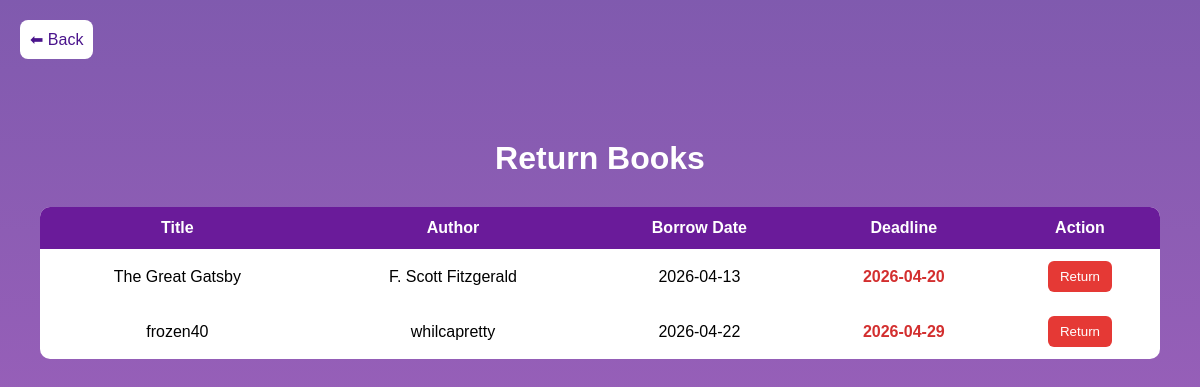
The app's page /student/return_book.php (signed in) with its own data.
### tables this page shows
CREATE TABLE `borrowed_books` (
  `id` int(11) NOT NULL,
  `username` varchar(50) NOT NULL,
  `student_name` varchar(100) NOT NULL,
  `book_title` varchar(255) NOT NULL,
  `author` varchar(255) DEFAULT NULL,
  `borrow_date` date NOT NULL DEFAULT curdate(),
  `return_date` date DEFAULT NULL,
  `status` varchar(20) NOT NULL DEFAULT 'borrowed',
  `due_date` date DEFAULT NULL
);

CREATE TABLE `books` (
  `id` int(11) NOT NULL,
  `title` varchar(100) DEFAULT NULL,
  `author` varchar(100) DEFAULT NULL,
  `quantity` int(11) DEFAULT NULL
);

### student/return_book.php (the view, shortened to what this page needs)
<?php
include("../db.php");
$username = $_SESSION['username'];
$query = "SELECT bb.id, bb.book_title, b.author, bb.borrow_date, bb.status
          FROM borrowed_books bb
          JOIN books b ON bb.book_title = b.title
          WHERE bb.username='$username'";
$result = mysqli_query($conn, $query);
?>
<!DOCTYPE html>
<html lang="en">
<head>
</head>
<body>
<a href="students_dashboard.php" class="back-btn">⬅ Back</a>
<div class="container">
<h1>Return Books</h1>
<table>
<tr>
    <th>Title</th>
    <th>Author</th>
    <th>Borrow Date</th>
    <th>Deadline</th>
    <th>Action</th>
</tr>
<?php
if ($result && mysqli_num_rows($result) > 0) {
    while ($row = mysqli_fetch_assoc($result)) {
        $borrow_date = $row['borrow_date'];
        $deadline = date('Y-m-d', strtotime($borrow_date . ' +7 days'));
        echo "<tr>
            <td>" . htmlspecialchars($row['book_title']) . "</td>
            <td>" . htmlspecialchars($row['author']) . "</td>
            <td>" . htmlspecialchars($borrow_date) . "</td>
            <td class='deadline'>$deadline</td>
            <td>";
        if ($row['status'] == 'returned') {
            echo "<span style='color:green;font-weight:bold;'>Returned</span>";
        } else {
            echo "<a href='return_book.php?return_id={$row['id']}'>
                    <button class='btn'>Return</button>
                  </a>";
        }
        echo "</td></tr>";
    }
} else {
    echo "<tr><td colspan='5'>No borrowed books.</td></tr>";
}
?>
</table>
</div>
</body>
</html>

### student/return_book.php (style rules this page uses)
body { font-family: Arial; margin: 0; background: linear-gradient(rgba(74,20,140,0.7), rgba(106,27,154,0.7)), url('https://images.unsplash.com/photo-1512820790803-83ca734da794') no-repeat center/cover; }
.container { padding: 40px; }
h1 { color: white; text-align: center; }
table { width: 100%; margin-top: 30px; border-collapse: collapse; background: white; border-radius: 10px; overflow: hidden; }
th, td { padding: 12px; text-align: center; }
th { background: #6a1b9a; color: white; }
.btn { padding: 8px 12px; background: #e53935; color: white; border: none; border-radius: 6px; cursor: pointer; }
.back-btn { display: inline-block; margin: 20px; padding: 10px; background: white; color: #4a148c; text-decoration: none; border-radius: 8px; }
.deadline { font-weight: bold; color: #d32f2f; }

### records on screen
borrowed_books: book_title "The Great Gatsby", books.author "F. Scott Fitzgerald", borrow_date "2026-04-13", borrow_date "2026-04-20"
borrowed_books: book_title "frozen40", books.author "whilcapretty", borrow_date "2026-04-22", borrow_date "2026-04-29"
